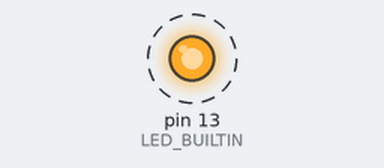
Simulated run of this sketch. Board: Arduino Uno, built with avr-gcc and run on an emulated ATmega328P. On the bench: output pins drawn as LEDs (lit = HIGH). Dashed ring = blinking.

Above: at 0.07 s.
Timing chart, 0 to 3.0 s (numbered marks = the images above):
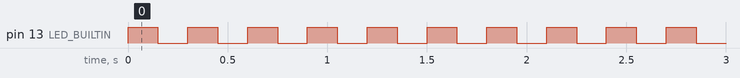

The sketch:

BlinkClass.ino
```cpp
#include "blinkClass.h"

unsigned int ledPin = LED_BUILTIN;                /* Imposto il led a bordo scheda */
unsigned long delayN = 150;                       /* Imposto il tempo di lampeggio */

blinkClass BlinkLed1(ledPin,delayN);

void setup() {
  // put your setup code here, to run once:
  BlinkLed1.initFunction();
}

void loop() {
  // put your main code here, to run repeatedly:
  BlinkLed1.blinkLed();


}
```

blinkClass.cpp
```cpp
#include "blinkClass.h"


/* Costruttore */
blinkClass::blinkClass(unsigned int pN, unsigned long period)
{

  pinNumber = pN;
  delayPeriod = period;

}

/* ****************************************************************/
/*                      Metodi pubblici                           */
/* ****************************************************************/

/* Metodo iniziale assegna il pin come output */
void blinkClass::initFunction()
{

  pinMode(pinNumber, OUTPUT);


}


/* Metodo lampeggia il led */
void blinkClass::blinkLed()
{

  digitalWrite(pinNumber, HIGH);
  delay(delayPeriod);
  digitalWrite(pinNumber, LOW);
  delay(delayPeriod);

}
```

blinkClass.h
```cpp
#ifndef BLINKCLASS_H
#define BLINKCLASS_H


#include <Arduino.h>


class blinkClass
{

  public:
    blinkClass(unsigned int pN, unsigned long period);
    void initFunction();
    void blinkLed();


  private:
    unsigned int pinNumber;         /* Numero del pin da inizializzare come uscita */
    unsigned long delayPeriod;      /* Tempo di ritardo del lampeggio */


};


#endif
```

Measured:
- by itself, pin 13 (LED_BUILTIN): alternates HIGH for 0.15 s and LOW for 0.15 s
